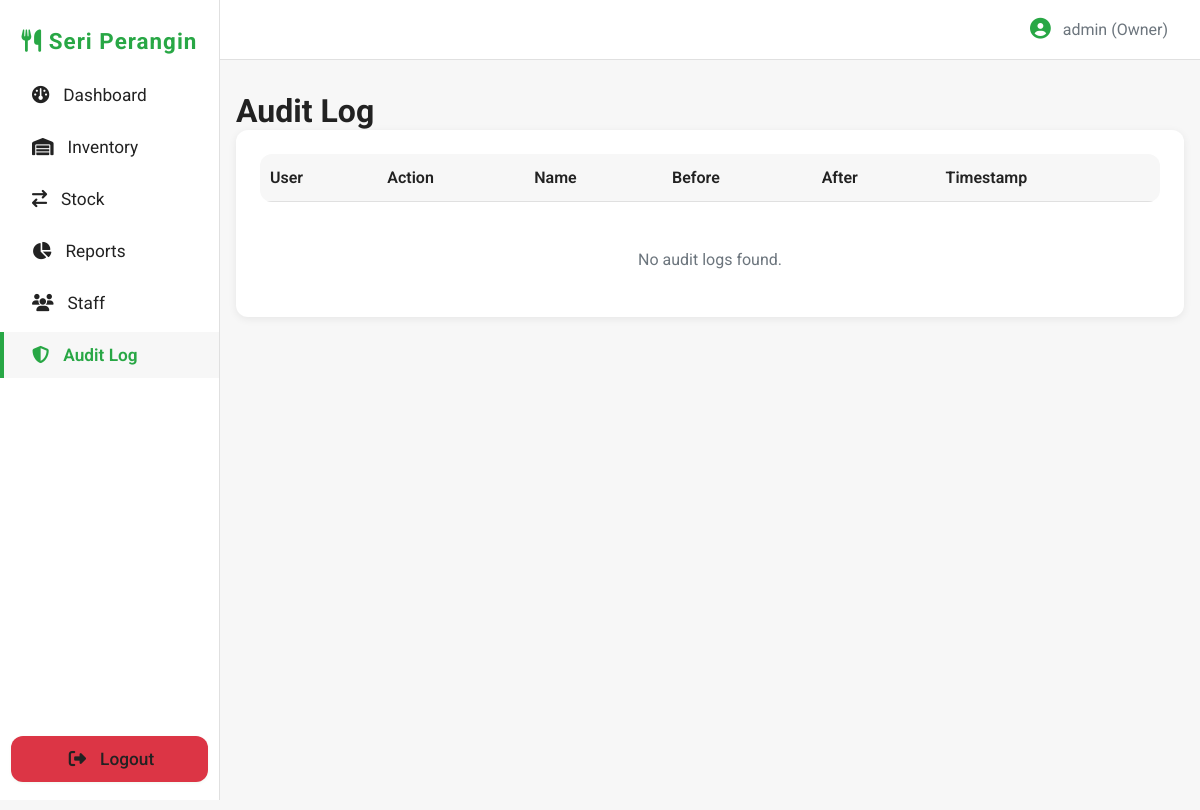
The app's page /audit_logs.php (signed in), older data.
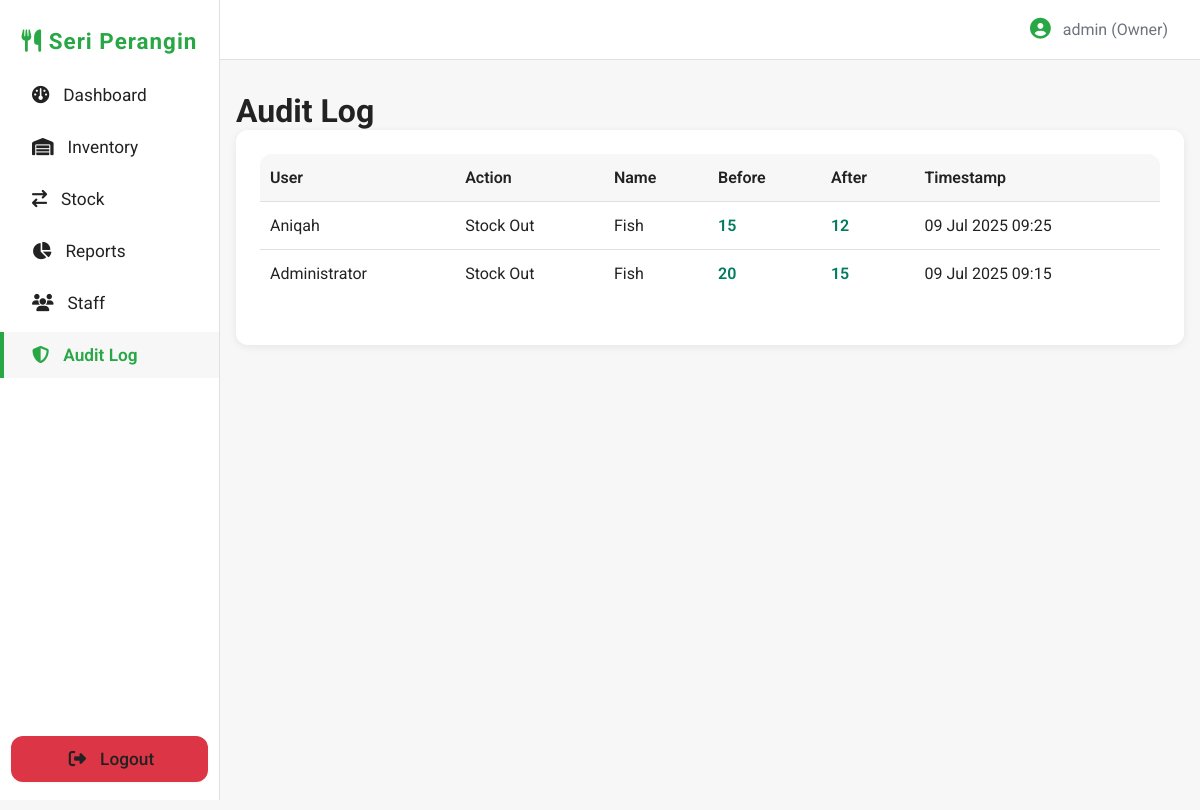
The same page, newer data.
### tables this page shows
CREATE TABLE `audit_logs` (
  `id` int NOT NULL,
  `user_id` int NOT NULL,
  `action` varchar(16) NOT NULL,
  `item_id` int NOT NULL,
  `before_data` json NOT NULL,
  `after_data` json DEFAULT NULL,
  `timestamp` datetime DEFAULT CURRENT_TIMESTAMP,
  `created_at` timestamp NOT NULL DEFAULT CURRENT_TIMESTAMP
);

CREATE TABLE `users` (
  `user_id` int NOT NULL,
  `name` varchar(100) DEFAULT NULL,
  `username` varchar(50) NOT NULL,
  `password` varchar(255) NOT NULL,
  `role` enum('Owner','Staff') NOT NULL,
  `created_at` timestamp NULL DEFAULT CURRENT_TIMESTAMP
);

CREATE TABLE `inventory` (
  `item_id` int NOT NULL,
  `item_name` varchar(100) NOT NULL,
  `category` varchar(50) NOT NULL,
  `unit` varchar(20) NOT NULL,
  `created_at` timestamp NULL DEFAULT CURRENT_TIMESTAMP,
  `image_path` varchar(255) DEFAULT NULL
);

### audit_logs.php (the view, shortened to what this page needs)
<?php
include 'includes/navbar.php';
require_once 'includes/db.php';
$sql = "SELECT a.*, u.name, i.item_name FROM audit_logs a LEFT JOIN users u ON a.user_id = u.user_id LEFT JOIN inventory i ON a.item_id = i.item_id ORDER BY a.created_at DESC LIMIT 200";
$result = mysqli_query($conn, $sql);
$logs = [];
if ($result) {
  while ($row = mysqli_fetch_assoc($result)) {
    $logs[] = $row;
  }
}
function pretty_json($json)
{
  $arr = json_decode($json, true);
  if (count($arr) === 1 && isset($arr['stock_level'])) {
    return '<span style="font-weight:600; color:#007b5e;">' . htmlspecialchars($arr['stock_level']) . '</span>';
  }
  return '<pre style="white-space:pre-wrap;">' . htmlspecialchars(json_encode($arr, JSON_PRETTY_PRINT | JSON_UNESCAPED_UNICODE)) . '</pre>';
}
?>
<main style="margin-left:220px; padding:32px 16px 16px 16px; background:var(--bg); min-height:100vh;">
  <h1 style="font-size:2rem; font-weight:700;">Audit Log</h1>
  <div class="card shadow" style="overflow-x:auto;">
    <table class="table">
      <thead>
        <tr>
          <th>User</th>
          <th>Action</th>
          <th>Name</th>
          <th>Before</th>
          <th>After</th>
          <th>Timestamp</th>
        </tr>
      </thead>
      <tbody>
        <?php foreach (
          $logs as $log): ?>
          <tr>
            <td><?php echo htmlspecialchars($log['name'] ?? $log['user_id']); ?></td>
            <td><span class="badge
              <?php
              if ($log['action'] === 'delete')
                echo 'badge-danger';
              else if ($log['action'] === 'edit')
                echo 'badge-warning';
              else if ($log['action'] === 'stock_in')
                echo 'badge-success';
              else if ($log['action'] === 'stock_out')
                echo 'badge-primary';
              else
                echo 'badge-info';
              ?>">
                <?php
                if ($log['action'] === 'stock_in')
                  echo 'Stock In';
                else if ($log['action'] === 'stock_out')
                  echo 'Stock Out';
                else
                  echo htmlspecialchars(ucfirst($log['action']));
                ?>
              </span></td>
            <td><?php echo htmlspecialchars($log['item_name'] ?? ''); ?></td>
            <td><?php echo pretty_json($log['before_data']); ?></td>
            <td><?php echo pretty_json($log['after_data']); ?></td>
            <td><?php echo date('d M Y H:i', strtotime($log['created_at'])); ?></td>
          </tr>
        <?php endforeach; ?>
      </tbody>
    </table>
    <?php if (empty($logs)): ?>
      <div class="text-muted" style="padding:24px; text-align:center;">No audit logs found.</div>
    <?php endif; ?>
  </div>
</main>

### includes/navbar.php (shortened to what this page needs)
<?php
$current = basename($_SERVER['PHP_SELF']);
function nav_active($page)
{
  global $current;
  return $current === $page ? 'active' : '';
}
?>
<link rel="stylesheet" href="https://cdnjs.cloudflare.com/ajax/libs/font-awesome/6.4.0/css/all.min.css">
<link rel="stylesheet" href="assets/css/global.css">
<div class="sidebar">
  <div class="logo"><i class="fa-solid fa-utensils"></i> <span>Seri Perangin</span></div>
  <ul>
    <li><a href="homepage.php" class="<?php echo nav_active('homepage.php'); ?>"><i class="fa-solid fa-gauge"></i>
        <span>Dashboard</span></a></li>
    <li><a href="inventory.php" class="<?php echo nav_active('inventory.php'); ?>"><i class="fa-solid fa-warehouse"></i>
        <span>Inventory</span></a></li>
    <li><a href="stock.php" class="<?php echo nav_active('stock.php'); ?>"><i
          class="fa-solid fa-arrow-right-arrow-left"></i> <span>Stock</span></a></li>
    <?php if (isset($_SESSION['role']) && $_SESSION['role'] === 'Owner'): ?>
      <li><a href="reports.php" class="<?php echo nav_active('reports.php'); ?>"><i class="fa-solid fa-chart-pie"></i>
          <span>Reports</span></a></li>
      <li><a href="staff.php" class="<?php echo nav_active('staff.php'); ?>"><i class="fa-solid fa-users"></i>
          <span>Staff</span></a></li>
      <li><a href="audit_logs.php" class="<?php echo nav_active('audit_logs.php'); ?>"><i
            class="fa-solid fa-shield-halved"></i> <span>Audit Log</span></a></li>
    <?php endif; ?>
  </ul>
  <div class="logout">
    <a href="logout.php" class="btn btn-danger" style="width:90%;margin:0 auto;display:flex;justify-content:center;"><i
        class="fa-solid fa-sign-out-alt"></i> <span>Logout</span></a>
  </div>
</div>
<div class="topbar">
  <div class="user-info">
    <i class="fa-solid fa-user-circle"></i>
    <span><?php echo htmlspecialchars($_SESSION['username']); ?>
      (<?php echo htmlspecialchars($_SESSION['role']); ?>)</span>
  </div>
</div>

### assets/css/global.css (style rules this page uses)
* { box-sizing: border-box; margin: 0; padding: 0; }
a { color: var(--secondary); text-decoration: none; transition: color 0.2s; }
.card { background: var(--card-bg); border-radius: var(--radius); box-shadow: var(--shadow); padding: 24px; margin-bottom: 24px; }
.btn { display: inline-flex; align-items: center; gap: 8px; background: var(--primary); color: #fff; border: none; border-radius: var(--radius); padding: 10px 22px; font-weight: 500; font-size: 1rem; cursor: pointer; transition: background 0.2s, box-shadow 0.2s; box-shadow: 0 1px 3px rgba(40,167,69,0.08); }
.btn-danger { background: var(--danger); }
.table { width: 100%; border-collapse: collapse; background: var(--card-bg); border-radius: var(--radius); overflow: hidden; margin-bottom: 24px; }
.table th, .table td { padding: 14px 10px; text-align: left; border-bottom: 1px solid var(--border); }
.table th { background: var(--bg); font-weight: 600; }
.table tr:last-child td { border-bottom: none; }
.shadow { box-shadow: var(--shadow); }
.text-muted { color: var(--muted); }

### includes/navbar.php (style rules this page uses)
.sidebar { width: 220px; background: #fff; border-right: 1.5px solid var(--border); min-height: 100vh; position: fixed; top: 0; left: 0; z-index: 100; display: flex; flex-direction: column; transition: width 0.2s; }
.sidebar .logo { font-size: 1.4rem; font-weight: 700; color: var(--primary); padding: 28px 0 18px 0; text-align: center; letter-spacing: 1px; }
.sidebar ul { list-style: none; padding: 0 0 0 0; margin: 0; flex: 1; }
.sidebar li { margin-bottom: 6px; }
.sidebar a { display: flex; align-items: center; gap: 14px; padding: 13px 28px; color: var(--text); font-size: 1.08rem; border-left: 4px solid transparent; transition: background 0.15s, border 0.15s, color 0.15s; }
.sidebar a.active, .sidebar a:hover { background: var(--bg); color: var(--primary); border-left: 4px solid var(--primary); font-weight: 600; }
.sidebar .logout { margin-top: auto; margin-bottom: 18px; }
.topbar { margin-left: 220px; height: 60px; background: #fff; border-bottom: 1.5px solid var(--border); display: flex; align-items: center; justify-content: flex-end; padding: 0 32px; position: sticky; top: 0; z-index: 90; }
.topbar .user-info { display: flex; align-items: center; gap: 12px; font-size: 1rem; color: var(--muted); }
.topbar .user-info .fa-user-circle { font-size: 1.3rem; color: var(--primary); }

Row changes from the older to the newer data that the page shows:
added audit_logs: user.name "Aniqah", action "Stock Out", item.item_name "Fish", before_data "15 12", created_at "09 Jul 2025 09:25"
added audit_logs: user.name "Administrator", action "Stock Out", item.item_name "Fish", before_data "20 15", created_at "09 Jul 2025 09:15"
Text that changed along with them:
text no longer shown: "No audit logs found."
